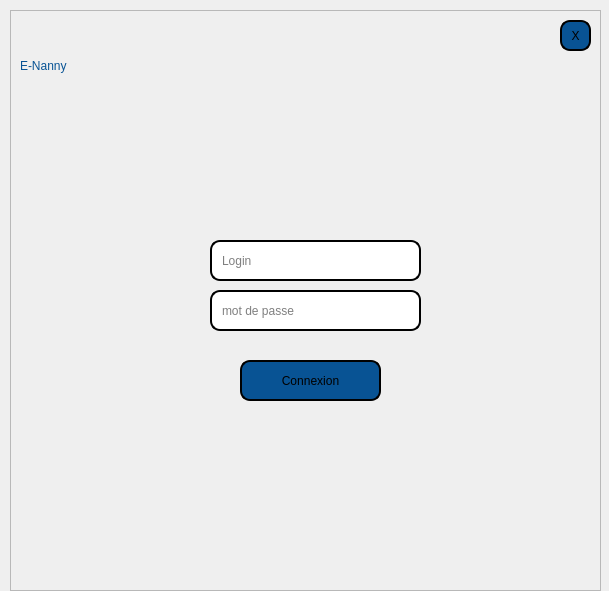
<?xml version="1.0" encoding="UTF-8"?>
<ui version="4.0">
 <class>Dialog1</class>
 <widget class="QDialog" name="Dialog1">
  <property name="geometry">
   <rect>
    <x>0</x>
    <y>0</y>
    <width>609</width>
    <height>591</height>
   </rect>
  </property>
  <property name="windowTitle">
   <string>Dialog</string>
  </property>
  <widget class="QLabel" name="acces">
   <property name="geometry">
    <rect>
     <x>210</x>
     <y>460</y>
     <width>491</width>
     <height>41</height>
    </rect>
   </property>
   <property name="styleSheet">
    <string notr="true">color: rgb(0, 52, 148);
font: 21pt &quot;MS Serif&quot;;</string>
   </property>
   <property name="text">
    <string/>
   </property>
  </widget>
  <widget class="QFrame" name="frame_2">
   <property name="geometry">
    <rect>
     <x>10</x>
     <y>10</y>
     <width>591</width>
     <height>581</height>
    </rect>
   </property>
   <property name="styleSheet">
    <string notr="true">background-image: url(:/img/login.png);</string>
   </property>
   <property name="frameShape">
    <enum>QFrame::StyledPanel</enum>
   </property>
   <property name="frameShadow">
    <enum>QFrame::Raised</enum>
   </property>
   <widget class="QLineEdit" name="login">
    <property name="geometry">
     <rect>
      <x>200</x>
      <y>230</y>
      <width>211</width>
      <height>41</height>
     </rect>
    </property>
    <property name="styleSheet">
     <string notr="true">border: 2px solid black;
font: 75 8pt &quot;MS Shell Dlg 2&quot;;
border-radius: 10px;
padding: 0 8px;
font: bold, &quot;Comic Sans MS&quot;;;
text-align:center;</string>
    </property>
    <property name="placeholderText">
     <string>Login</string>
    </property>
   </widget>
   <widget class="QLineEdit" name="mdp">
    <property name="geometry">
     <rect>
      <x>200</x>
      <y>280</y>
      <width>211</width>
      <height>41</height>
     </rect>
    </property>
    <property name="styleSheet">
     <string notr="true">border: 2px solid black;
font: 75 8pt &quot;MS Shell Dlg 2&quot;;
border-radius: 10px;
padding: 0 8px;
font: bold, &quot;Comic Sans MS&quot;;;
text-align:center;</string>
    </property>
    <property name="placeholderText">
     <string>mot de passe</string>
    </property>
   </widget>
   <widget class="QPushButton" name="pushButton">
    <property name="geometry">
     <rect>
      <x>230</x>
      <y>350</y>
      <width>141</width>
      <height>41</height>
     </rect>
    </property>
    <property name="styleSheet">
     <string notr="true">border: 2px solid black;
font: 75 8pt &quot;MS Shell Dlg 2&quot;;
border-radius: 10px;
padding: 0 8px;
background: #085394;
font: bold, &quot;Comic Sans MS&quot;;;
text-align:center;</string>
    </property>
    <property name="text">
     <string>Connexion</string>
    </property>
   </widget>
   <widget class="QLabel" name="label">
    <property name="geometry">
     <rect>
      <x>10</x>
      <y>10</y>
      <width>171</width>
      <height>91</height>
     </rect>
    </property>
    <property name="styleSheet">
     <string notr="true">
color: rgb(8, 83, 148);
font: 36pt &quot;Onyx&quot;;</string>
    </property>
    <property name="text">
     <string>E-Nanny</string>
    </property>
   </widget>
   <widget class="QPushButton" name="QUIT">
    <property name="geometry">
     <rect>
      <x>550</x>
      <y>10</y>
      <width>31</width>
      <height>31</height>
     </rect>
    </property>
    <property name="styleSheet">
     <string notr="true">border: 2px solid black;
font: 75 8pt &quot;MS Shell Dlg 2&quot;;
border-radius: 10px;
padding: 0 8px;
background: #085394;
font: bold, &quot;Comic Sans MS&quot;;;
text-align:center;</string>
    </property>
    <property name="text">
     <string>X</string>
    </property>
   </widget>
  </widget>
 </widget>
 <resources/>
 <connections/>
</ui>
